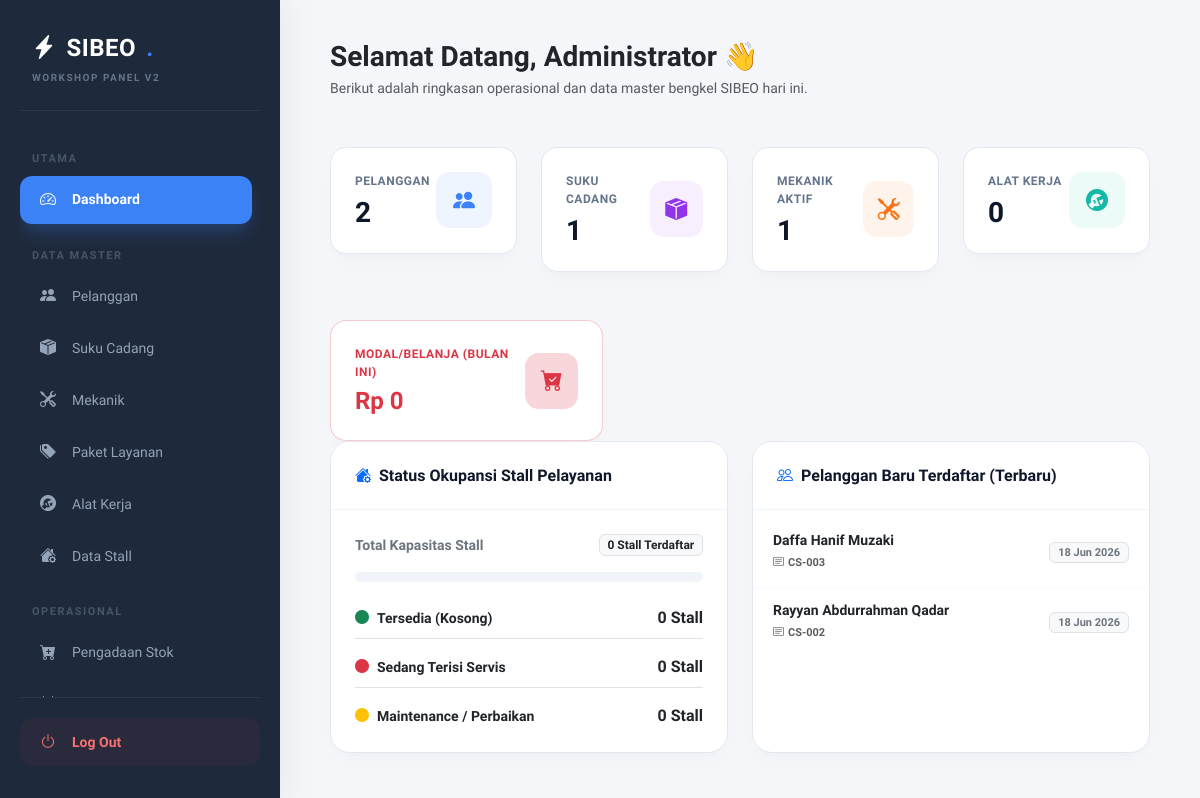
/admin/dashboard.php, run on an earlier commit of the app's database.
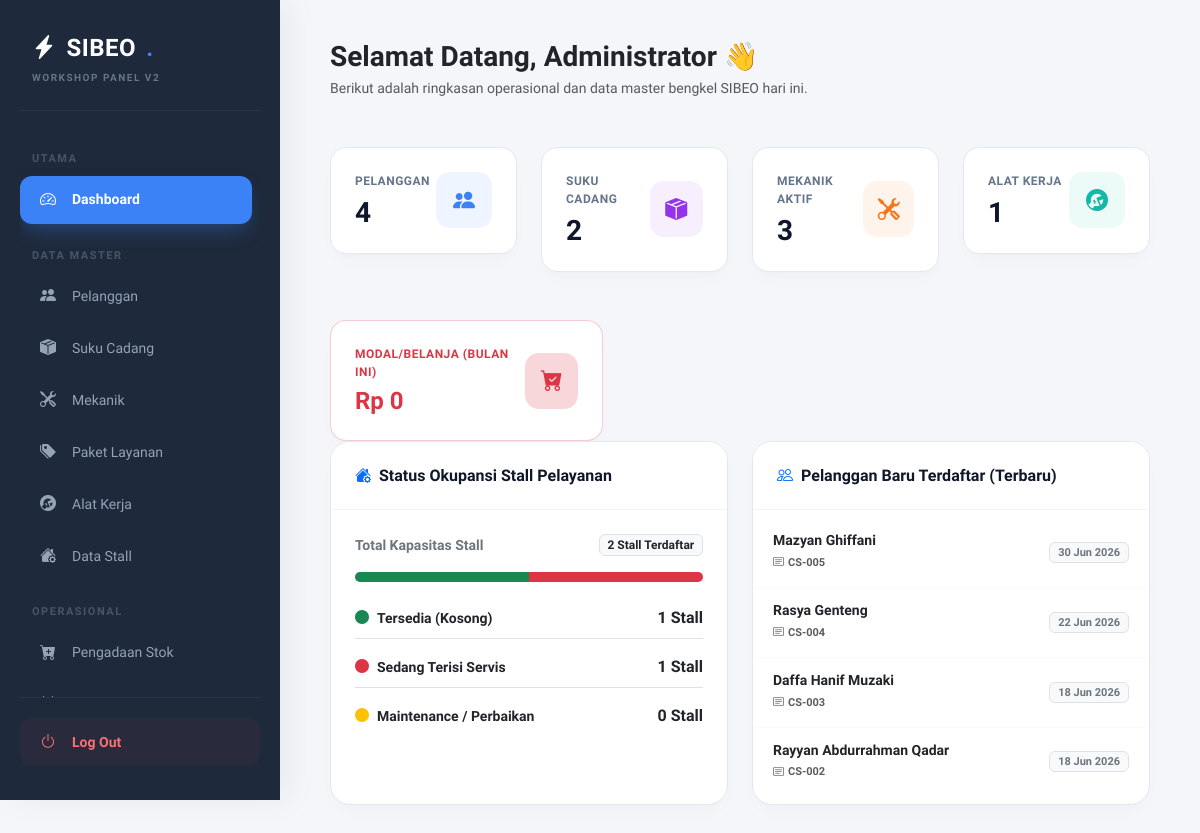
And on a later commit of the database.
### tables this page shows
CREATE TABLE `tbl_pelanggan` (
  `id_pelanggan` int(11) NOT NULL,
  `nomor_pelanggan` varchar(20) NOT NULL,
  `nama_lengkap` varchar(100) NOT NULL,
  `nik` varchar(16) NOT NULL,
  `no_telepon` varchar(15) NOT NULL,
  `email` varchar(100) NOT NULL,
  `alamat` text NOT NULL,
  `password` varchar(50) NOT NULL,
  `status` enum('aktif','nonaktif') NOT NULL DEFAULT 'aktif',
  `created_at` timestamp NOT NULL DEFAULT current_timestamp()
);

### admin/dashboard.php (the view, shortened to what the changed rows need)
<?php
include "../config/koneksi.php";
$total_pelanggan   = mysqli_num_rows(mysqli_query($koneksi, "SELECT id_pelanggan FROM tbl_pelanggan"));
$total_suku_cadang = mysqli_num_rows(mysqli_query($koneksi, "SELECT id_suku_cadang FROM tbl_suku_cadang"));
$total_mekanik     = mysqli_num_rows(mysqli_query($koneksi, "SELECT id_mekanik FROM tbl_mekanik"));
$total_alat        = mysqli_num_rows(mysqli_query($koneksi, "SELECT id_alat FROM tbl_alat_kerja"));
$total_stall       = mysqli_num_rows(mysqli_query($koneksi, "SELECT id_stall FROM tbl_stall"));
$stall_tersedia    = mysqli_num_rows(mysqli_query($koneksi, "SELECT id_stall FROM tbl_stall WHERE LOWER(status)='tersedia'"));
$stall_terisi      = mysqli_num_rows(mysqli_query($koneksi, "SELECT id_stall FROM tbl_stall WHERE LOWER(status) IN ('terisi', 'terpakai')"));
$query_recent_cust = mysqli_query($koneksi, "SELECT nama_lengkap, nomor_pelanggan, created_at FROM tbl_pelanggan ORDER BY id_pelanggan DESC LIMIT 5");
function safe_text($value) {
    return htmlspecialchars((string)$value, ENT_QUOTES, 'UTF-8');
}
?>
<!DOCTYPE html>
<html lang="id">
<head>
    <link href="https://cdn.jsdelivr.net/npm/bootstrap@5.3.0/dist/css/bootstrap.min.css" rel="stylesheet">
    <link rel="stylesheet" href="https://cdn.jsdelivr.net/npm/bootstrap-icons@1.11.1/font/bootstrap-icons.css">
</head>
<body>
<div class="layout-wrapper">
    <div class="main-canvas">
        <div class="row g-4 mb-5">
            <div class="col-12 col-sm-6 col-xl-3">
                <div class="widget-stat-card">
                    <div>
                        <p class="widget-info-title">Pelanggan</p>
                        <h3 class="widget-info-value"><?= $total_pelanggan; ?></h3>
                    </div>
                </div>
            </div>
            <div class="col-12 col-sm-6 col-xl-3">
                <div class="widget-stat-card">
                    <div>
                        <p class="widget-info-title">Suku Cadang</p>
                        <h3 class="widget-info-value"><?= $total_suku_cadang; ?></h3>
                    </div>
                </div>
            </div>
            <div class="col-12 col-sm-6 col-xl-3">
                <div class="widget-stat-card">
                    <div>
                        <p class="widget-info-title">Mekanik Aktif</p>
                        <h3 class="widget-info-value"><?= $total_mekanik; ?></h3>
                    </div>
                </div>
            </div>
            <div class="col-12 col-sm-6 col-xl-3">
                <div class="widget-stat-card">
                    <div>
                        <p class="widget-info-title">Alat Kerja</p>
                        <h3 class="widget-info-value"><?= $total_alat; ?></h3>
                    </div>
                </div>
            </div>
        </div>
        <div class="row g-4">
            <div class="col-12 col-lg-6">
                <div class="data-card-premium h-100">
                    <div class="p-4">
                        <div class="d-flex justify-content-between align-items-center mb-3">
                            <span class="small fw-bold text-secondary">Total Kapasitas Stall</span>
                            <span class="badge bg-light text-dark fw-bold border px-2.5 py-1"><?= $total_stall; ?> Stall Terdaftar</span>
                        </div>
                        <div class="progress-stall d-flex mb-4">
                            <?php if($total_stall > 0): ?>
                                <div class="progress-bar bg-success" style="width: <?= ($stall_tersedia/$total_stall)*100; ?>%"></div>
                                <div class="progress-bar bg-danger" style="width: <?= ($stall_terisi/$total_stall)*100; ?>%"></div>
                            <?php endif; ?>
                        </div>
                        <div class="d-flex flex-column gap-3">
                            <div class="d-flex justify-content-between align-items-center border-bottom pb-2">
                                <span class="small fw-semibold text-dark"><i class="bi bi-circle-fill text-success me-2"></i>Tersedia (Kosong)</span>
                                <span class="fw-bold text-dark"><?= $stall_tersedia; ?> Stall</span>
                            </div>
                            <div class="d-flex justify-content-between align-items-center border-bottom pb-2">
                                <span class="small fw-semibold text-dark"><i class="bi bi-circle-fill text-danger me-2"></i>Sedang Terisi Servis</span>
                                <span class="fw-bold text-dark"><?= $stall_terisi; ?> Stall</span>
                            </div>
                        </div>
                    </div>
                </div>
            </div>
            <div class="col-12 col-lg-6">
                <div class="data-card-premium h-100">
                    <div class="py-2">
                        <?php
                        if (mysqli_num_rows($query_recent_cust) > 0) {
                            while ($cust = mysqli_fetch_assoc($query_recent_cust)) {
                                ?>
                                <div class="recent-item">
                                    <div>
                                        <h6 class="m-0 fw-bold text-dark small" style="font-size:14px;"><?= safe_text($cust['nama_lengkap']); ?></h6>
                                        <span class="text-muted" style="font-size:11px; font-weight:600;"><i class="bi bi-card-text me-1"></i><?= safe_text($cust['nomor_pelanggan']); ?></span>
                                    </div>
                                    <span class="badge bg-light text-secondary border px-2 py-1 small" style="font-size:11px;">
                                        <?= date('d M Y', strtotime($cust['created_at'])); ?>
                                    </span>
                                </div>
                                <?php
                            }
                        } else {
                            echo '<div class="text-center text-muted py-5 small"><i class="bi bi-person-x d-block fs-3 mb-2 opacity-50"></i>Belum ada data pelanggan baru.</div>';
                        }
                        ?>
                    </div>
                </div>
            </div>
        </div>
    </div>
</div>
</body>
</html>

What changed in the data, as far as the page shows it:
added tbl_pelanggan: nama_lengkap "Mazyan Ghiffani", nomor_pelanggan "CS-005", created_at "30 Jun 2026"
added tbl_pelanggan: nama_lengkap "Rasya Genteng", nomor_pelanggan "CS-004", created_at "22 Jun 2026"
Also different on the page:
$total_pelanggan: "2" → "4"
$total_suku_cadang: "1" → "2"
$total_mekanik: "1" → "3"
$total_alat: "0" → "1"
$total_stall: "0" → "2"
$stall_tersedia: "0" → "1"
$stall_terisi: "0" → "1"
